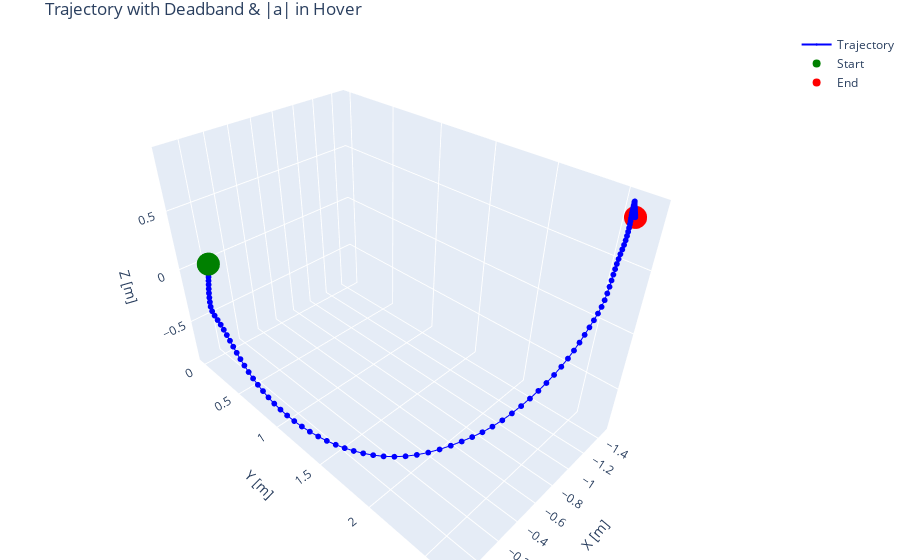

The notebook cell this image was saved under:
### Code cell
pos, vel, a_mag = compute_trajectory_2(df, deadband=3, sample_rate=100)
plot_trajectory(pos, a_mag)

### Figure 1 — Plotly figure (JSON) as saved in the notebook; plotly's stock layout.template omitted (floating-point values rounded to 4 significant figures; data arrays with more than 128 entries replaced by an {"elided": "..."} marker saying what was removed)
{"data": [{"customdata": {"elided": "352x1 float values"}, "hovertemplate": "X: %{x:.3f} m<br>Y: %{y:.3f} m<br>Z: %{z:.3f} m<br>|a|: %{customdata[0]:.3f} m/s²", "line": {"color": "blue", "width": 2}, "marker": {"color": "blue", "size": 2}, "mode": "lines+markers", "name": "Trajectory", "type": "scatter3d", "x": {"elided": "352 float values"}, "y": {"elided": "352 float values"}, "z": {"elided": "352 float values"}}, {"hovertemplate": "Start<br>X: 0<br>Y: 0<br>Z: 0", "marker": {"color": "green", "size": 8}, "mode": "markers", "name": "Start", "type": "scatter3d", "x": [0], "y": [0], "z": [0]}, {"hovertemplate": "End<br>X: %{x:.3f} m<br>Y: %{y:.3f} m<br>Z: %{z:.3f} m", "marker": {"color": "red", "size": 8}, "mode": "markers", "name": "End", "type": "scatter3d", "x": [-1.459], "y": [2.6], "z": [0.8427]}], "layout": {"margin": {"b": 0, "l": 0, "r": 0, "t": 30}, "scene": {"aspectmode": "data", "xaxis": {"title": {"text": "X [m]"}}, "yaxis": {"title": {"text": "Y [m]"}}, "zaxis": {"title": {"text": "Z [m]"}}}, "title": {"text": "Trajectory with Deadband & |a| in Hover"}}}
